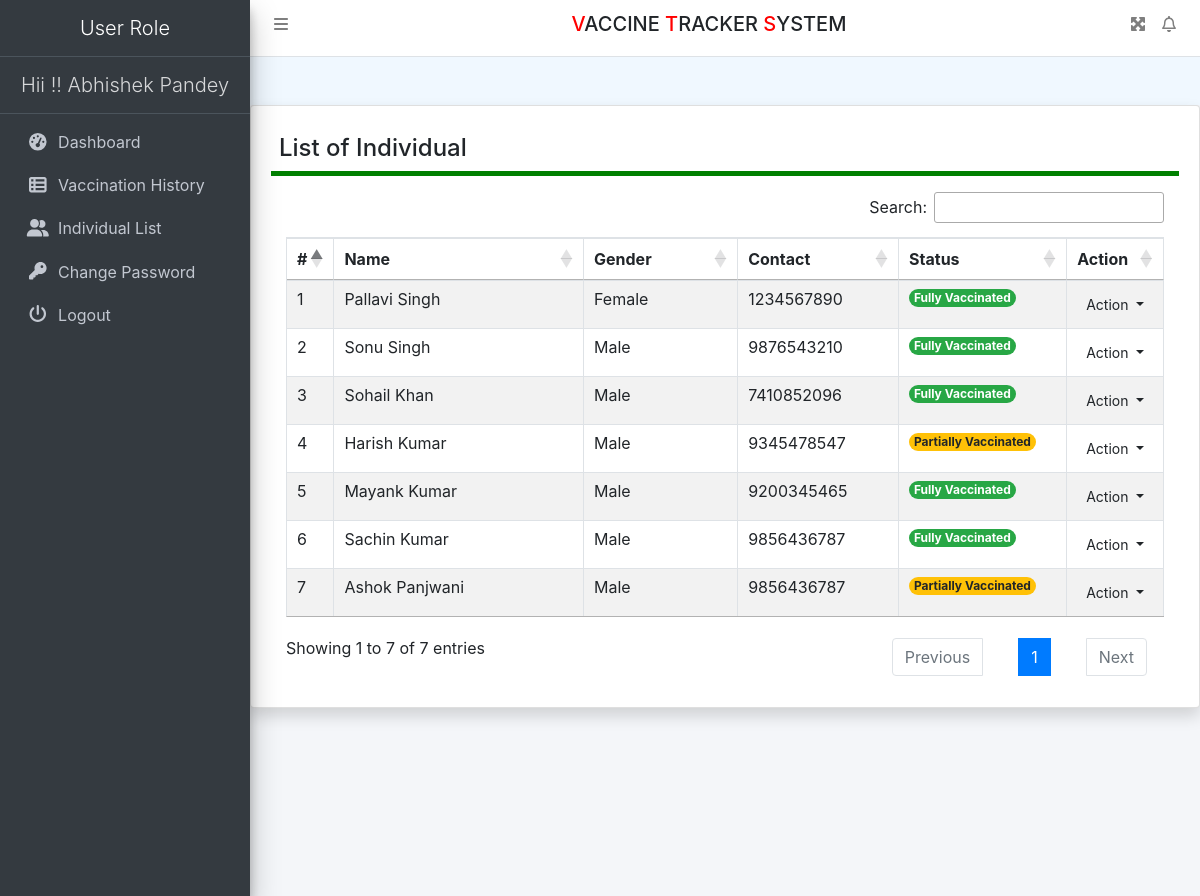
Page /staffindividual (signed in) on the committed database.
### vaccine/models.py (models this page shows, shortened)
class IndividualList(models.Model):
    FirstName = models.CharField(max_length=200, null=True)
    LastName = models.CharField(max_length=200, null=True)
    TrackingCode = models.CharField(max_length=50, null=True)
    Gender = models.CharField(max_length=20, null=True)
    DOB = models.DateField(null=True)
    Contact = models.CharField(max_length=15, null=True)
    Address = models.CharField(max_length=200, null=True)
    Status = models.CharField(max_length=50, null=True)
    CreationDate = models.DateTimeField(auto_now_add=True)
    UpdationDate = models.DateField(null=True)

### vaccine/views.py (the view)
# urls.py: path('staffindividual', staffindividual, name='staffindividual'),
def staffindividual(request):
    if not request.user.is_authenticated:
        return redirect('staff_login')
    indlist = IndividualList.objects.all()
    return render(request, 'staffindividual.html', locals())

### vaccine/templates/staffindividual.html (shortened to what this page needs)
{% extends 'userHeader.html' %}
{% block main %}
<div class="card shadow mt-5">
    <div class="card-body">
        <h4 class="p-2" style="border-bottom: 5px solid green;">List of Individual</h4>
        <div class="container-fluid mt-3">
            <table id="example" class="table table-striped table-bordered">
                <colgroup>
					<col width="5%">
					<col width="35%">
					<col width="20%">
					<col width="20%">
					<col width="20%">
				</colgroup>
                <thead>
                <tr>
                    <th>#</th>
                    <th>Name</th>
                    <th>Gender</th>
                    <th>Contact</th>
                    <th>Status</th>
                    <th>Action</th>
                </tr>
                </thead>
                <tbody>
                 {% for i in indlist %}
                <tr>
                    <td>{{forloop.counter}}</td>
                    <td>{{i.FirstName}} {{i.LastName}}</td>
                    <td>{{i.Gender}}</td>
                    <td>{{i.Contact}}</td>
                    {% if i.Status == "Partially Vaccinated" %}
                    <td><span class="badge badge-warning rounded-pill">Partially Vaccinated</span></td>
                    {% else %}
                    <td><span class="badge badge-success rounded-pill">Fully Vaccinated</span></td>
                    {% endif %}
                    <td align="center">
                        <button type="button" class="btn btn-flat btn-default btn-sm dropdown-toggle dropdown-icon"
                                data-toggle="dropdown">
                            Action
                        </button>
                    </td>
                </tr>
                {% endfor %}
                </tbody>
            </table>
        </div>
    </div>
</div>
{% endblock %}

### vaccine/templates/userHeader.html (shortened to what this page needs)
{% load static %}
<html>
<head runat="server">
    <link href="{% static 'css/bootstrap.css' %}" rel="stylesheet"/>
    <link href="{% static 'css/all.css' %}" rel="stylesheet"/>
    <link href="{% static 'css/adminlte.css' %}" rel="stylesheet"/>
    <link href="{% static 'css/OverlayScrollbars.css' %}" rel="stylesheet"/>
    <link rel="stylesheet"
          href="https://cdn.datatables.net/1.10.23/css/jquery.dataTables.min.css">
    <link rel="stylesheet"
          href="https://cdn.datatables.net/buttons/1.6.5/css/buttons.dataTables.min.css">
    <link rel="stylesheet"
          href="https://cdn.jsdelivr.net/npm/bootstrap-select@1.13.14/dist/css/bootstrap-select.min.css">
    <link rel="stylesheet" href="https://cdnjs.cloudflare.com/ajax/libs/twitter-bootstrap/4.5.2/css/bootstrap.css">
    <link rel="stylesheet" href="https://cdn.datatables.net/1.11.4/css/dataTables.bootstrap4.min.css">
    <link rel="stylesheet" href="https://cdn.datatables.net/buttons/2.2.2/css/buttons.bootstrap4.min.css">
</head>
<body
        class="hold-transition sidebar-mini layout-fixed layout-navbar-fixed layout-footer-fixed">
<nav class="main-header navbar navbar-expand navbar-white navbar-light">
    <ul class="navbar-nav">
        <li class="nav-item"><a class="nav-link" data-widget="pushmenu"
                                href="#" role="button"><i class="fas fa-bars"></i></a></li>
    </ul>
    <h5 class="text-center text-uppercase" style="width: 100%;"><span style="color: red">V</span>accine <span style="color: red">T</span>racker <span style="color: red">S</span>ystem</h5>
    <ul class="navbar-nav ml-auto">
        <li class="nav-item"><a class="nav-link"
                                data-widget="fullscreen" href="#" role="button"> <i
                class="fas fa-expand-arrows-alt"></i>
        </a></li>
        <li class="nav-item dropdown"><a class="nav-link"
                                         data-toggle="dropdown" href="#"> <i
                class="far fa-bell fas-shake animated"></i>
        </a>
        </li>
    </ul>
</nav>
<aside class="main-sidebar sidebar-dark-primary elevation-4">
    <center><a href="{% url 'sdashboard' %}" class="brand-link"> <span
            class="brand-text font-weight-light">User Role</span>
    </a></center>
    <a href="{% url 'sdashboard' %}" class="brand-link">
        <center><span
                class="brand-text font-weight-light">Hii !! {{request.user.first_name}} {{request.user.last_name}} </span>
        </center>
    </a>
    <div class="sidebar">
        <nav class="mt-2">
            <ul class="nav nav-pills nav-sidebar flex-column"
                data-widget="treeview" role="menu" data-accordion="false">
                <li class="nav-item"><a href="{% url 'sdashboard' %}" class="nav-link">
                    <i class="nav-icon fas fa-tachometer-alt"></i>
                    <p>Dashboard</p>
                </a></li>
                <li class="nav-item"><a href="{% url 'staffvaccineHistory' %}" class="nav-link">
                    <i class="nav-icon fas fa-th-list"></i>
                    <p>Vaccination History</p>
                </a></li>
                <li class="nav-item"><a href="{% url 'staffindividual' %}" class="nav-link">
                    <i class="nav-icon fas fa-user-friends"></i>
                    <p>Individual List</p>
                </a></li>
                <li class="nav-item"><a href="{% url 'staffchangePassword' %}" class="nav-link">
                    <i class="nav-icon fas fa-key"></i>
                    <p>Change Password</p>
                </a></li>
                <li class="nav-item"><a href="/logout" class="nav-link">
                    <i class="nav-icon fas fa-power-off"></i>
                    <p>Logout</p>
                </a></li>
            </ul>
        </nav>
    </div>
</aside>
<div class="content-wrapper">
    {% block main %}
    {% endblock %}
</div>

### vaccine/static/css/all.css (style rules this page uses)
.fa-bars:before { content: "\f0c9"; }
.fa-bell:before { content: "\f0f3"; }
.fa-key:before { content: "\f084"; }
.fa-power-off:before { content: "\f011"; }

### vaccine/static/css/OverlayScrollbars.css (style rules this page uses)
.os-host, .os-host-textarea { position: relative; overflow: visible !important; -webkit-box-orient: vertical; -webkit-box-direction: normal; -ms-flex-direction: column; flex-direction: column; -ms-flex-wrap: nowrap; flex-wrap: nowrap; -webkit-box-pack: start; -ms-flex-pack: start; justify-content: flex-start; -ms-flex-line-pack: start; align-content: flex-start; -webkit-box-align: start; -ms-flex-align: start; -ms-grid-row-align: flex-start; align-items: flex-start; }

### vaccine/templates/userHeader.html (style rules this page uses)
body { background-color: aliceblue; }

### rows in the picture
IndividualList: FirstName "Pallavi", LastName "Singh", Gender "Female", Contact "1234567890", Status "Fully Vaccinated"
IndividualList: FirstName "Sonu", LastName "Singh", Gender "Male", Contact "9876543210", Status "Fully Vaccinated"
IndividualList: FirstName "Sohail", LastName "Khan", Gender "Male", Contact "7410852096", Status "Fully Vaccinated"
IndividualList: FirstName "Harish", LastName "Kumar", Gender "Male", Contact "9345478547", shows "Partially Vaccinated"
IndividualList: FirstName "Mayank", LastName "Kumar", Gender "Male", Contact "9200345465", Status "Fully Vaccinated"
IndividualList: FirstName "Sachin", LastName "Kumar", Gender "Male", Contact "9856436787", Status "Fully Vaccinated"
IndividualList: FirstName "Ashok", LastName "Panjwani", Gender "Male", Contact "9856436787", shows "Partially Vaccinated"

### other values in the picture
{{ request.user.first_name }} "Abhishek"
{{ request.user.last_name }} "Pandey"
